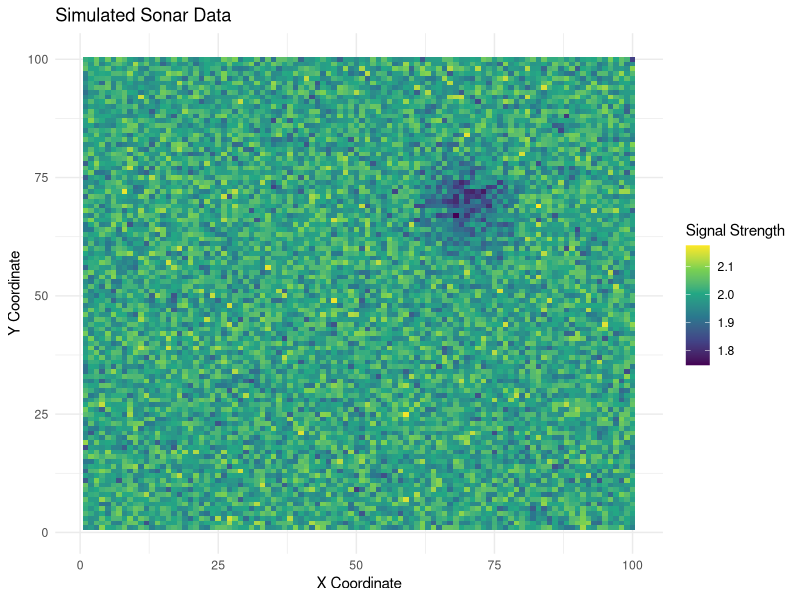
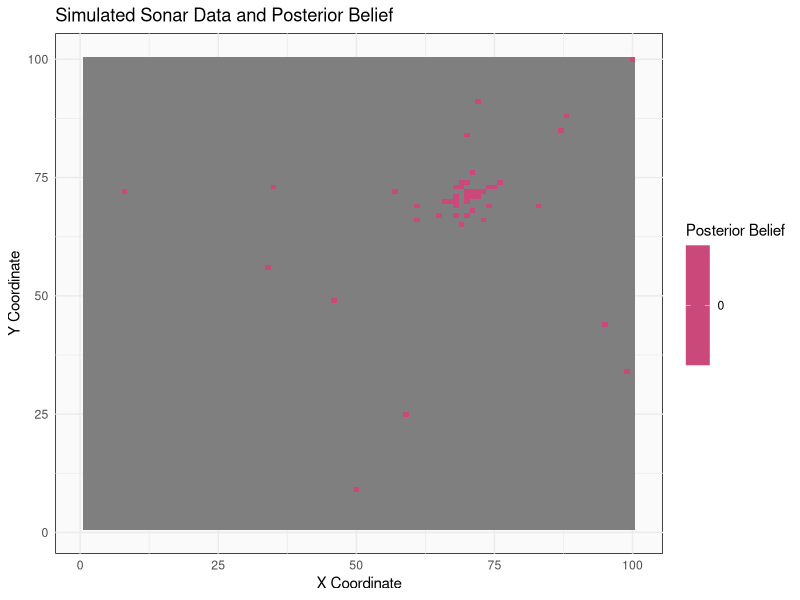

Reproduce these figures in R, in order.
# Bayesian method for finding things
# Chris Hamm
# 2023-08-24 - Initial commit


# I swear I read somewhere that Bayesian stats were used to find a missing nuclear bomb or some sunken ship. I just wanted to write some code to see what that would entail. 

# Preliminaries ----
library(ggplot2)


# Data ----
# Simulate underwater grid
grid_size <- 100
x <- rep(1:grid_size, each = grid_size)
y <- rep(1:grid_size, times = grid_size)

# Simulate sonar data strength
true_wreck_location <- c(70, 70)  # x, y coordinates of the wreck

# Simulate underwater terrain effect
underwater_terrain <- dnorm(sqrt((x - true_wreck_location[1])^2 + (y - true_wreck_location[2])^2), mean = 0, sd = 5)

# Simulate random noise
noise <- rnorm(grid_size^2, mean = 0, sd = 0.05)

# Calculate simulated signal strength
simulated_signal_strength <- 2 / (1 + underwater_terrain) + noise

# Plot ----
# Plot the simulated sonar data
simulated_data <- data.frame(x = x, y = y, signal_strength = simulated_signal_strength)

ggplot(simulated_data, aes(x, y, fill = signal_strength)) +
  geom_tile() +
  scale_fill_viridis_c() +
  theme_minimal() +
  labs(title = "Simulated Sonar Data", x = "X Coordinate", y = "Y Coordinate", fill = "Signal Strength")



# Model ----
# Simulate random noise
noise <- rnorm(grid_size^2, mean = 0, sd = 0.1)

# Calculate signal strength
signal_strength <- 1 / (1 + underwater_terrain) + noise

# Create a simple Gaussian likelihood function
likelihood <- function(observed, predicted, noise_sd) {
  exp(-0.5 * ((observed - predicted) / noise_sd)^2) / (noise_sd * sqrt(2 * pi))
}

# Set prior belief
prior_belief <- matrix(1, nrow = grid_size, ncol = grid_size) / (grid_size^2)

# Initialize posterior belief
posterior_belief <- prior_belief

# Standard deviation for the likelihood function
noise_sd <- 0.1

# Update the posterior belief using Bayes' theorem
for (i in 1:length(simulated_signal_strength)) {
  likelihood_values <- likelihood(simulated_signal_strength[i], simulated_signal_strength, noise_sd)
  posterior_belief <- posterior_belief * likelihood_values
}

# Normalize the posterior belief
posterior_belief <- posterior_belief / sum(posterior_belief)

# Reshape the posterior belief matrix into a vector
posterior_vector <- as.vector(posterior_belief)

# Create a data frame for plotting
grid_data <- data.frame(x = rep(1:grid_size, each = grid_size), y = rep(1:grid_size, times = grid_size))
grid_data$posterior_belief <- posterior_vector


ggplot(grid_data, aes(x, y, fill = posterior_belief)) +
  geom_tile() +
  scale_fill_viridis_c(option = "C", direction = -1) +
  theme_minimal() +
  theme(panel.background = element_rect(fill = "#FAFAFA")) +
  labs(title = "Simulated Sonar Data and Posterior Belief", x = "X Coordinate", y = "Y Coordinate", fill = "Posterior Belief")
